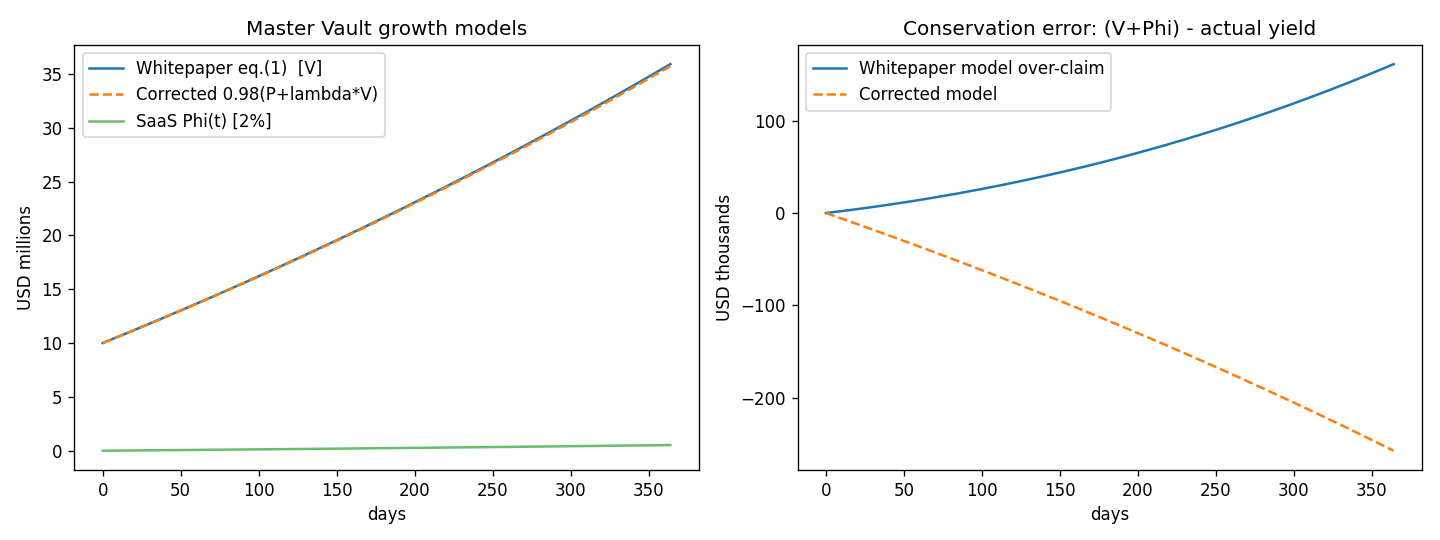

Source code (Python):
"""
ONYX Nexus — Master Vault growth simulation + conservation audit.

Compares:
  (A) Whitepaper model, eq. (1)/(2):
        dV/dt = 0.98*P0 + lambda*V          <- 2% haircut ONLY on fee inflow P
        dPhi/dt = 0.02*(P0 + lambda*V)      <- eq. (3): 2% of BOTH P and lambda*V
      => total claimed growth d(V+Phi)/dt = P0 + 1.02*lambda*V
      => claims 102% of arbitrage yield. CONSERVATION VIOLATION (double-counts 2% of lambda*V).

  (B) Corrected model (applied in the Solidity drafts):
        dV/dt = 0.98*(P0 + lambda*V)
        dPhi/dt = 0.02*(P0 + lambda*V)
      => d(V+Phi)/dt = P0 + lambda*V  == actual yield. CONSERVED.
      Analytic: V(t) = (V0 + P0/lambda) * e^(0.98*lambda*t) - P0/lambda

Units: USD (6-decimal stablecoin), t in days.
"""

import numpy as np
import matplotlib.pyplot as plt

V0 = 10_000_000.0   # initial Master Vault liquidity ($10M)
P0 = 50_000.0       # baseline daily protocol service-fee inflow ($50k/day)
LAMBDA = 0.001      # aggregate continuous arbitrage return rate (0.1%/day, aggressive)
T_DAYS = 365
DT = 0.01           # Euler step (days)

def simulate(model: str) -> dict:
    steps = int(T_DAYS / DT)
    V, phi, claimed_total, actual_yield = V0, 0.0, V0, V0
    V_path, phi_path, err_path, t_path = [], [], [], []
    for i in range(steps):
        t = i * DT
        if model == "whitepaper":
            dV = 0.98 * P0 + LAMBDA * V
            dphi = 0.02 * (P0 + LAMBDA * V)
        else:  # corrected
            dV = 0.98 * (P0 + LAMBDA * V)
            dphi = 0.02 * (P0 + LAMBDA * V)
        V += dV * DT
        phi += dphi * DT
        claimed_total += (dV + dphi) * DT
        actual_yield += (P0 + LAMBDA * V) * DT
        if i % int(1 / DT) == 0:
            t_path.append(t)
            V_path.append(V)
            phi_path.append(phi)
            err_path.append(claimed_total - actual_yield)
    return dict(t=np.array(t_path), V=np.array(V_path), phi=np.array(phi_path),
                err=np.array(err_path))

wp = simulate("whitepaper")
fx = simulate("corrected")

# --- Audit output -----------------------------------------------------------
t_end = wp["t"][-1]
print(f"Parameters: V0=${V0:,.0f}  P0=${P0:,.0f}/day  lambda={LAMBDA}/day  T={T_DAYS} days\n")
print(f"[A] Whitepaper model:")
print(f"    V(365)        = ${wp['V'][-1]:,.0f}")
print(f"    Phi_SaaS(365) = ${wp['phi'][-1]:,.0f}")
print(f"    Conservation error (claimed - actually generated) = ${wp['err'][-1]:,.0f}")
print(f"    => eq.(1) and eq.(3) are mutually inconsistent; 2% of lambda*V is claimed twice.\n")

V_ana = (V0 + P0 / LAMBDA) * np.exp(0.98 * LAMBDA * t_end) - P0 / LAMBDA
print(f"[B] Corrected model:")
print(f"    V(365)        = ${fx['V'][-1]:,.0f}   (analytic check: ${V_ana:,.0f})")
print(f"    Phi_SaaS(365) = ${fx['phi'][-1]:,.0f}")
print(f"    Conservation error = ${fx['err'][-1]:,.2f}  (numerical zero => CONSERVED)")
print(f"    Vault growth multiple over 1y: {fx['V'][-1]/V0:.2f}x")

# --- Plot --------------------------------------------------------------------
fig, axes = plt.subplots(1, 2, figsize=(12, 4.5))
axes[0].plot(wp["t"], wp["V"] / 1e6, label="Whitepaper eq.(1)  [V]")
axes[0].plot(fx["t"], fx["V"] / 1e6, "--", label="Corrected 0.98(P+lambda*V)")
axes[0].plot(fx["t"], fx["phi"] / 1e6, label="SaaS Phi(t) [2%]", alpha=0.7)
axes[0].set_title("Master Vault growth models")
axes[0].set_xlabel("days"); axes[0].set_ylabel("USD millions"); axes[0].legend()

axes[1].plot(wp["t"], wp["err"] / 1e3, label="Whitepaper model over-claim")
axes[1].plot(fx["t"], fx["err"], "--", label="Corrected model")
axes[1].set_title("Conservation error: (V+Phi) - actual yield")
axes[1].set_xlabel("days"); axes[1].set_ylabel("USD thousands"); axes[1].legend()

plt.tight_layout()
out = "/mnt/agents/output/onyx-nexus/simulation/vault_growth.png"
plt.savefig(out, dpi=120)
print(f"\nPlot saved: {out}")
